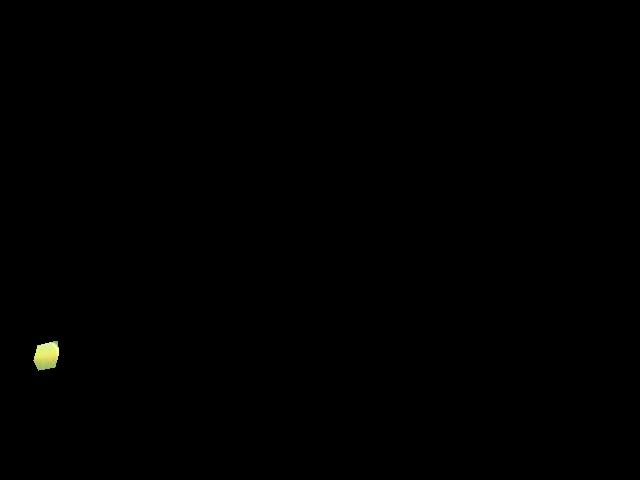
#> input picture GaussianMixtureModels/Yellow_new/yellow0.jpg, 640 x 480 px; its folder holds only this picture in this run
$ python emm_yellow.py
#> lines starting #> are read from the running program, lines starting #| are printed output that depends on the picture; after the words box and inside, x2 and y2 are one past the last pixel; in counts of white or black regions, pixels touching at a corner belong together
# -*- coding: utf-8 -*-
"""
Created on Sat Mar 28 18:55:46 2020

@author: prana
"""

# -*- coding: utf-8 -*-
"""
Created on Sat Mar 28 00:59:07 2020

@author: prana
"""

import cv2
import numpy as np
from matplotlib import pyplot as plt
import os
from numpy import linalg as LA
import math
import scipy.stats as stats
count = 0
import glob
from scipy.stats import norm
from scipy.stats import multivariate_normal

def Probabilty(x_co, mean, std):
    return (1 / (std * math.sqrt(2 * math.pi))) * (math.exp(-((x_co - mean) ** 2) / (2 * (std) ** 2)))
    #return 1/np.sqrt(2*3.142)*np.exp(-1/2*np.power(((x_co-mean)/std),2))
    #return multivariate_normal.pdf(x_co, mean, std)


def getBoundingbox(img):
    img1=img.copy()
    gray = cv2.cvtColor(img1, cv2.COLOR_BGR2GRAY)
    ret, thresh = cv2.threshold(gray, 50, 255, cv2.THRESH_BINARY)
    height,width,layers = img.shape
    #print(height,width)
    mask = np.zeros((height,width), np.uint8)
    contours=cv2.findContours(thresh,cv2.RETR_LIST, cv2.CHAIN_APPROX_SIMPLE)
    #  print(contours)

    smallest_x=11110
    biggest_x=0


    smallest_y=111110
    biggest_y=0

    for cnt1 in contours[0]:
        for cnt in cnt1:
            #print(cnt)
            if smallest_x>cnt[0][0]:
                smallest_x=cnt[0][0]

            if biggest_x<cnt[0][0]:
                biggest_x=cnt[0][0]

            if smallest_y>cnt[0][1]:
                smallest_y=cnt[0][1]

            if biggest_y<cnt[0][1]:
                biggest_y=cnt[0][1]


    #print(smallest_x,biggest_x,smallest_y,biggest_y)
    crop=img1[smallest_y:biggest_y,smallest_x:biggest_x]
    return crop


def gaussian(x, mu, sig):
    return ((1/(sig*math.sqrt(2*math.pi)))*np.exp(-np.power(x - mu, 2.) / (2 * np.power(sig, 2.))))


images=[]
images = [cv2.imread(file) for file in glob.glob(r"Yellow_new/*.jpg")]
#> images = 1 item
pixels_red=[]
pixels_green=[]
for image in images:
    image = cv2.GaussianBlur(image,(5,5),0)

    image=getBoundingbox(image)
    #cv2.imshow("image",image)
    #cv2.waitKey(0)


    img=image[:,:,2]              #getting red comp
    #print(np.shape(img))
    for i in range(len(img)):
        for j in range(len(img[i])):
            pixels_green.append(img[i][j])

    img=image[:,:,1]              #getting green comp
    #print(np.shape(img))
    for i in range(len(img)):
        for j in range(len(img[i])):
            pixels_red.append(img[i][j])
#> this loop made 1 pass
#> (height in getBoundingbox, width in getBoundingbox, layers in getBoundingbox) on pass 1: (480, 640, 3)
#> pass 1, in getBoundingbox, `ret, thresh = cv2.threshold(gray, 50, 255, cv2.THRESH_BINARY)`:
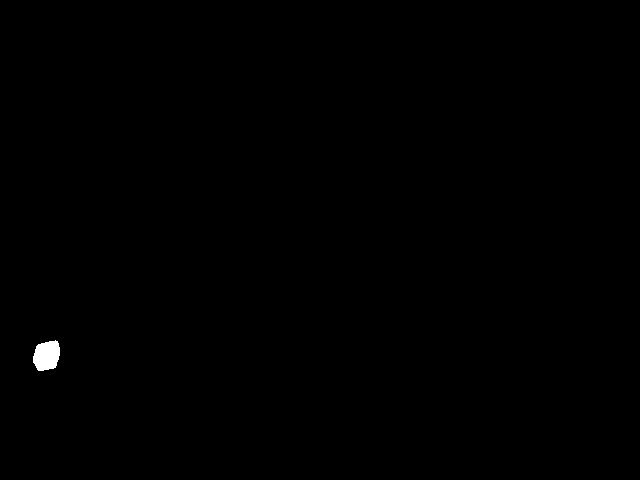
#> thresh: shape (480, 640); 0.21% white; 1 white region, box (x1, y1, x2, y2) and area: (33, 340, 60, 371) 653
#> pass 1, in getBoundingbox, `crop=img1[smallest_y:biggest_y,smallest_x:biggest_x]`:
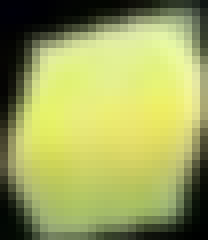
#> crop: shape (30, 26, 3) (shown 8 times larger); mean of channels 0, 1, 2 91.4, 162.5, 154.8; drawn as B, G, R
#> after the loop, pixels_green = 780 values, max 243 at index 335, min 0 at index 0, mean 154.8; pixels_red = 780 values, max 249 at index 177, min 0 at index 0, mean 162.5


print(len(pixels_red))
#| 780
mean1 = 50
mean2 = 250
mean3 = 250

std1 = 20
std2 = 20
std3 = 20
n=0
means=[]
stds=[]
while(n!=30):
    b11 = []
    b21 = []
    b31 = []
    b12=[]
    b22=[]
    b32=[]
    for im1 in pixels_red:
        prob_red_1 = Probabilty(im1, mean1, std1)
        prob_red_2 = Probabilty(im1, mean2, std2)
        prob_red_3 = Probabilty(im1, mean3, std3)
        b11.append((prob_red_1*(1/3))/(prob_red_1*(1/3) + prob_red_2*(1/3) + prob_red_3*(1/3)))
        b21.append((prob_red_2 * (1 / 3)) / (prob_red_1 * (1 / 3) + prob_red_2 * (1 / 3) + prob_red_3 * (1 / 3)))
        b31.append((prob_red_3 * (1 / 3)) / (prob_red_1 * (1 / 3) + prob_red_2 * (1 / 3) + prob_red_3 * (1 / 3)))
    for im2 in pixels_green:
        prob_green_1 = Probabilty(im2, mean1, std1)
        prob_green_2 = Probabilty(im2, mean2, std2)
        prob_green_3 = Probabilty(im2, mean3, std3)
        b12.append((prob_green_1*(1/3))/(prob_green_1*(1/3) + prob_green_2*(1/3) + prob_green_3*(1/3)))
        b22.append((prob_green_2 * (1 / 3)) / (prob_green_1 * (1 / 3) + prob_green_2 * (1 / 3) + prob_green_3 * (1 / 3)))
        b32.append((prob_green_3 * (1 / 3)) / (prob_green_1 * (1 / 3) + prob_green_2 * (1 / 3) + prob_green_3 * (1 / 3)))

    mean_red_1 = (np.matmul(np.array(b11) , np.transpose(np.array(pixels_red)))) / np.sum(np.array(b11))
    mean_red_2 = (np.matmul(np.array(b21) , np.transpose(np.array(pixels_red)))) / np.sum(np.array(b21))
    mean_red_3 = (np.matmul(np.array(b21) , np.transpose(np.array(pixels_red)))) / np.sum(np.array(b31))


    mean_green_1 = (np.matmul(np.array(b12) , np.transpose(np.array(pixels_green)))) / np.sum(np.array(b11))
    mean_green_2 = (np.matmul(np.array(b22) , np.transpose(np.array(pixels_green)))) / np.sum(np.array(b21))
    mean_green_3 = (np.matmul(np.array(b32) , np.transpose(np.array(pixels_green)))) / np.sum(np.array(b31))


    std_red_1 = ((np.matmul(np.array(b11) , np.transpose(np.array(pixels_red)-mean1)**2))/(np.sum(np.array(b11))))**(1/2)
    std_red_2 = ((np.matmul(np.array(b21) , np.transpose(np.array(pixels_red)-mean2)**2))/(np.sum(np.array(b21))))**(1/2)
    std_red_3 = ((np.matmul(np.array(b31) , np.transpose(np.array(pixels_red)-mean3)**2))/(np.sum(np.array(b31))))**(1/2)


    std_green_1 = ((np.matmul(np.array(b12) , np.transpose(np.array(pixels_green)-mean1)**2))/(np.sum(np.array(b12))))**(1/2)
    std_green_2 = ((np.matmul(np.array(b22) , np.transpose(np.array(pixels_green)-mean2)**2))/(np.sum(np.array(b22))))**(1/2)
    std_green_3 = ((np.matmul(np.array(b32) , np.transpose(np.array(pixels_green)-mean3)**2))/(np.sum(np.array(b32))))**(1/2)


    mean1=(mean_red_1+mean_green_1)/2
    mean2 = (mean_red_2 + mean_green_2) / 2
    mean3 = (mean_red_3 + mean_green_3) / 2
    std1 = (std_red_1 + std_green_1) / 2
    std2 = (std_red_2 + std_green_2) / 2
    std3 = (std_red_3 + std_green_3) / 2
    if n>0:
        if abs(mean1-means[len(means)-1][0])<0.2  and   abs(mean2-means[len(means)-1][1])<0.2  and   abs(mean3-means[len(means)-1][2])<0.2   and   abs(std1-stds[len(stds)-1][0])<0.2    and   abs(std2-stds[len(stds)-1][1])<0.2   and   abs(std3-stds[len(stds)-1][2])<0.2:
            print("Convergence")
            break
    means.append([mean1,mean2,mean3])
    stds.append([std1,std2,std3])
    print("mean",mean1, mean2, mean3)
    print("std",std1, std2, std3)
    n = n + 1
#> this loop made 10 passes
#> (mean_red_1, mean_red_2, mean_red_3, mean_green_1, mean_green_2, mean_green_3, std_red_1, std_red_2) on passes 1 to 10: (53.08, 215.6, 215.6, 54.21, 203.6, 203.6, 10.8, 10.35), (45.52, 212.8, 212.8, 46.8, 201.2, 201.2, 42.15, 28.85), (46.94, 212.9, 212.9, 49.51, 200.8, 200.8, 43.19, 29.41), (47.63, 213.2, 213.2, 50.44, 200.8, 200.8, 43.85, 29.28), (48.16, 213.3, 213.3, 51.11, 200.9, 200.9, 44.32, 29.09), (48.58, 213.5, 213.5, 51.64, 201, 201, 44.69, 28.93), (48.91, 213.6, 213.6, 52.07, 201, 201, 44.97, 28.81), (49.18, 213.7, 213.7, 52.41, 201, 201, 45.21, 28.71), (49.39, 213.7, 213.7, 52.69, 201.1, 201.1, 45.39, 28.63), (49.56, 213.8, 213.8, 52.91, 201.1, 201.1, 45.53, 28.58)
#> (printed output is left out)
#> after the loop, means = [[53.64, 209.6, 209.6], [46.16, 207, 207], [48.22, 206.8, 206.8], [49.04, 207, 207], [49.63, 207.1, 207.1], [50.11, 207.2, 207.2], [50.49, 207.3, 207.3], [50.79, 207.4, 207.4], [51.04, 207.4, 207.4]]; n = 9; stds = [[10.8, 10.45, 10.45], [42.39, 28.99, 28.99], [43.74, 29.15, 29.15], [44.46, 28.98, 28.98], [44.96, 28.8, 28.8], [45.35, 28.66, 28.66], [45.66, 28.54, 28.54], [45.91, 28.45, 28.45], [46.11, 28.38, 28.38]]
